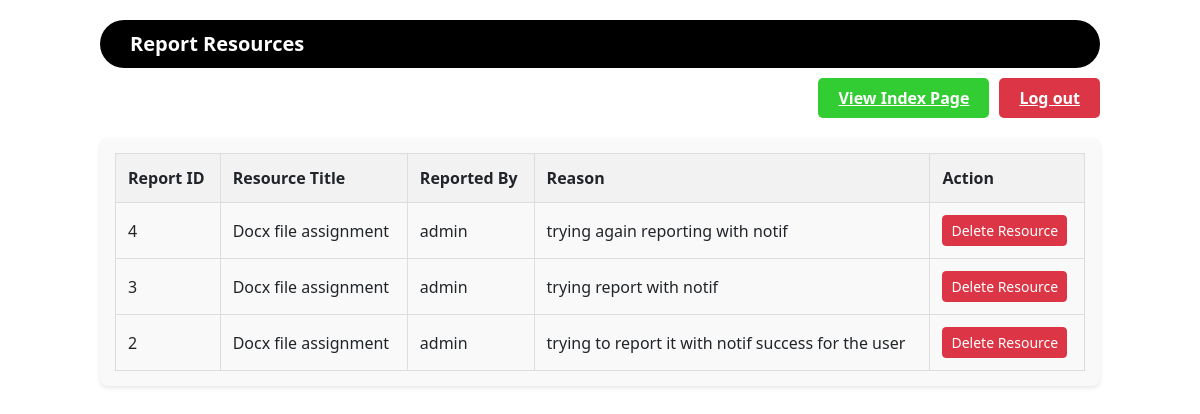
Screenshot of /resource-share-ui/admin.php (signed in) with the database file from the repository.
### tables this page shows
CREATE TABLE `reports` (
  `report_id` int(11) NOT NULL,
  `resource_id` int(11) NOT NULL,
  `user_id` int(11) NOT NULL,
  `reason` text DEFAULT NULL,
  `created_at` timestamp NOT NULL DEFAULT current_timestamp()
);

CREATE TABLE `resources` (
  `resource_id` int(11) NOT NULL,
  `user_id` int(11) NOT NULL,
  `category_id` int(11) DEFAULT NULL,
  `title` varchar(200) NOT NULL,
  `description` text DEFAULT NULL,
  `file_path` varchar(255) NOT NULL,
  `file_mime` varchar(100) DEFAULT NULL,
  `file_size` int(11) DEFAULT NULL,
  `uploaded_at` timestamp NOT NULL DEFAULT current_timestamp()
);

CREATE TABLE `users` (
  `user_id` int(11) NOT NULL,
  `username` varchar(50) NOT NULL,
  `password` varchar(255) NOT NULL,
  `email` varchar(100) DEFAULT NULL,
  `role` varchar(20) NOT NULL DEFAULT 'user',
  `created_at` timestamp NOT NULL DEFAULT current_timestamp(),
  `profile_pic` varchar(255) DEFAULT 'default.png'
);

### resource-share-ui/admin.php (the view, shortened to what this page needs)
<?php
include 'db.php';
$result = $mysqli->query("SELECT r.report_id, r.reason, rs.resource_id, rs.title, u.username
                          FROM reports r
                          JOIN resources rs ON r.resource_id = rs.resource_id
                          JOIN users u ON r.user_id = u.user_id
                          ORDER BY r.created_at DESC");
?>
<!DOCTYPE html>
<html lang="en">
<head>
    <link href="https://cdn.jsdelivr.net/npm/bootstrap@5.3.2/dist/css/bootstrap.min.css" rel="stylesheet">
</head>
<body>
<div class="topbar">
    <h2>Report Resources</h2>
</div>
<div class="action-buttons">
    <a href="index.php" class="btn-green">View Index Page</a>
    <a href="logout.php" class="btn-red">Log out</a>
</div>
<div class="table-box">
    <table>
        <thead>
            <tr>
                <th>Report ID</th>
                <th>Resource Title</th>
                <th>Reported By</th>
                <th>Reason</th>
                <th>Action</th>
            </tr>
        </thead>
        <tbody>
        <?php while ($row = $result->fetch_assoc()): ?>
            <tr>
                <td><?= $row['report_id'] ?></td>
                <td><?= htmlspecialchars($row['title']) ?></td>
                <td><?= htmlspecialchars($row['username']) ?></td>
                <td><?= htmlspecialchars($row['reason']) ?></td>
                <td>
                    <a href="admin.php?delete=<?= $row['resource_id'] ?>"
                       onclick="return confirm('Are you sure you want to delete this resource?');"
                       class="btn btn-danger btn-sm">Delete Resource</a>
                </td>
            </tr>
        <?php endwhile; ?>
        </tbody>
    </table>
</div>
</body>
</html>

### resource-share-ui/admin.php (style rules this page uses)
body { background:#fff; font-family:'Segoe UI', sans-serif; }
.topbar { background:#000; border-radius:40px; padding:12px 30px; margin:20px auto 10px; max-width:1000px; display:flex; align-items:left; justify-content:left; color:#fff; }
.topbar h2 { font-size:20px; font-weight:600; margin:0; }
.action-buttons { display: flex; justify-content: flex-end; margin:10px auto 20px; max-width:1000px; }
.btn-green { background:#32cd32; color:#fff; font-weight:600; border:none; border-radius:5px; padding:8px 20px; margin-right:10px; }
.btn-red { background:#dc3545; color:#fff; font-weight:600; border:none; border-radius:5px; padding:8px 20px; }
.table-box { max-width:1000px; margin:20px auto; background:#f9f9f9; border-radius:8px; box-shadow:0 2px 4px rgba(0,0,0,0.1); padding:15px; }
table { width:100%; border-collapse:collapse; }
th, td { padding:12px; text-align:left; border:1px solid #ddd; }
th { background:#f2f2f2; font-weight:600; }

### rows the page displays
reports: report_id "4", resource.title "Docx file assignment", user.username "admin", reason "trying again reporting with notif"
reports: report_id "3", resource.title "Docx file assignment", user.username "admin", reason "trying report with notif"
reports: report_id "2", resource.title "Docx file assignment", user.username "admin", reason "trying to report it with notif success for the user"
